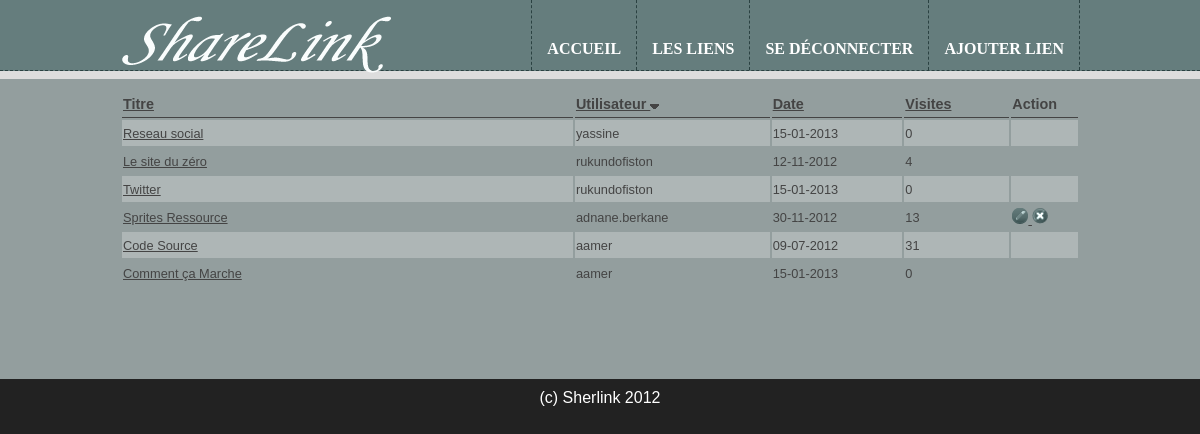
The page /index.php?controller=liens&action=listerliens&order=utilisateur&order_dir=DESC (signed in) on the database its author committed.
### tables this page shows
CREATE TABLE IF NOT EXISTS `liens` (
  `id` int(10) unsigned NOT NULL AUTO_INCREMENT,
  `titre` varchar(256) NOT NULL,
  `utilisateur` int(11) unsigned NOT NULL,
  `description` text NOT NULL,
  `date` datetime NOT NULL,
  `visite` int(10) unsigned NOT NULL,
  `url` varchar(512) DEFAULT NULL,
  PRIMARY KEY (`id`)
);

CREATE TABLE IF NOT EXISTS `utilisateurs` (
  `id` int(11) NOT NULL AUTO_INCREMENT,
  `identifiant` varchar(256) DEFAULT NULL,
  `nom` varchar(256) DEFAULT NULL,
  `prenom` varchar(256) DEFAULT NULL,
  `email` varchar(256) DEFAULT NULL,
  `motdepasse` varchar(256) DEFAULT NULL,
  PRIMARY KEY (`id`)
);

### include/data.php (called while the page is built, shortened)
<?php
$accesBD = parse_ini_file(('include/config.ini'));
try{
    $db = new PDO('mysql:host='.$accesBD['serveur'].';dbname='.$accesBD['base'], $accesBD['identifiant'],
            $accesBD['motDePasse']);
}catch(PDOException $err){
    die('Erreur connexion BD');
}
    ?>
    <?php
function Liens_Lister($critere='date',$ordre='desc'){
    global $db;
    $sql="SELECT Liens.id, Liens.titre, description, liens.date, visite, Liens.utilisateur utilisateur, identifiant, COUNT(Lien) Commentaires ".
        "FROM (Liens LEFT JOIN Commentaires ON Liens.id = lien) INNER JOIN ".
            "Utilisateurs ON Utilisateurs.id=Liens.utilisateur ".
        "GROUP BY liens.id ";
    switch ($critere){
        case 'utilisateur' :
            $sql= $sql ."ORDER BY identifiant ";
            break;
    }
    switch ($ordre){
        case 'descendant' :
        case 'DESC' :
        case 'desc' :
            $sql= $sql ."DESC ";
            break;
    }
    $requete = $db->prepare($sql);
    if(!$requete->execute()){
        DBErreur('Erreur', $requete);
    }
    return $requete->fetchAll(PDO::FETCH_ASSOC);
}
    ?>

### controllers/liens.controller.php (called while the page is built, shortened)
<?php
    function Executer($action){
        switch ($action){
            case 'listerliens':
                ListerLiensAction();
                break;
        }
    }
    function ListerLiensAction(){
        global $page;
        $page['template'] = 'application';
        $page['view'] = 'listerliens.view.php';
        $page['styles'][] = 'application.css';
        $page['order'] = ReqParam($_GET, 'order');
        $page['order_dir'] = ReqParam($_GET, 'order_dir');
        $page['data'] = Liens_Lister($page['order'], $page['order_dir']);
    }
?>

### views/listerliens.view.php (the view, shortened to what this page needs)
<table id="listeLiens">
    <thead>
        <tr>
            <th class="titre">
                <a href="<?php echo ListeLiens_Lien('titre');?>"> Titre </a>
            </th>
            <th class="utilisateur">
                <a href="<?php echo ListeLiens_Lien('utilisateur');?>"> Utilisateur </a>
            </th>
            <th class="date">
                <a href="<?php echo ListeLiens_Lien('date');?>"> Date </a>
            </th>
            <th class="visites">
                <a href="<?php echo ListeLiens_Lien('visites');?>"> Visites </a>
            </th>
            <th class="action"> Action </th>
        </tr>
    </thead>
    <tbody>
    <?php $style=0; ?>
    <?php foreach ($page['data'] as $value): ?>
        <tr class="ligne<?php echo $style ?>">
            <td>
                <a href="index.php?controller=liens&action=consulterlien&id=<?php echo $value['id']; ?>" target="blank">
                    <?php echo $value['titre']; ?>
                </a>
            </td>
            <td> <?php echo $value['identifiant']; ?> </td>
            <td> <?php echo date('d-m-Y',  strtotime($value['date'])); ?> </td>
            <td> <?php echo $value['visite']; ?> </td>
            <td>
                <?php if(Proprietaire($value['utilisateur'])==TRUE): ?>
                <a href="index.php?controller=liens&action=editerlien&id=<?php echo $value['id']; ?>">
                     <img src="images/icone_editer.png" alt="Editer"/>
                </a>
                <a href="index.php?controller=liens&action=supprimerlien&id=<?php echo $value['id']; ?>">
                     <img src="images/icone_supprimer.png" alt="Supprimer"/>
                </a>
                <?php endif; ?>
            </td>
        </tr>
    <?php $style=1-$style; ?>
    <?php endforeach; ?>
    </tbody>
</table>

### styles/sharelink.css (style rules this page uses)
body { margin: 0px; background-color: #222222; color: #FFFFFF; font-family: Helvetica, Arial, Sans Serif; }

### styles/application.css (style rules this page uses)
#listeLiens { margin-left: auto; margin-right:auto; width:100%; color:#444444; }
#listeLiens th { text-align:left; font-size:0.9em; height:28px; }
#listeLiens th a { color:#444444; }
#listeLiens th.titre { width:350px; }
#listeLiens th.utilisateur { width:150px; }
#listeLiens th.date { width:100px; }
#listeLiens th.visites { width:80px; }
#listeLiens th.action { width: 50px; }
#listeLiens tbody td { font-size:0.8em; height:26px; }
#listeLiens tr.ligne0 { background-color: #AEB6B6; }
#listeLiens thead th { border-bottom:1px solid #444444; }
#listeLiens a { color:#444444; }

### rows shown on the page
liens: titre "Reseau social", utilisateurs.identifiant "yassine", date "15-01-2013", visite "0"
liens: titre "Le site du zéro", utilisateurs.identifiant "rukundofiston", date "12-11-2012", visite "4"
liens: titre "Twitter", utilisateurs.identifiant "rukundofiston", date "15-01-2013", visite "0"
liens: titre "Sprites Ressource", utilisateurs.identifiant "adnane.berkane", date "30-11-2012", visite "13"
liens: titre "Code Source", utilisateurs.identifiant "aamer", date "09-07-2012", visite "31"
liens: titre "Comment ça Marche", utilisateurs.identifiant "aamer", date "15-01-2013", visite "0"
